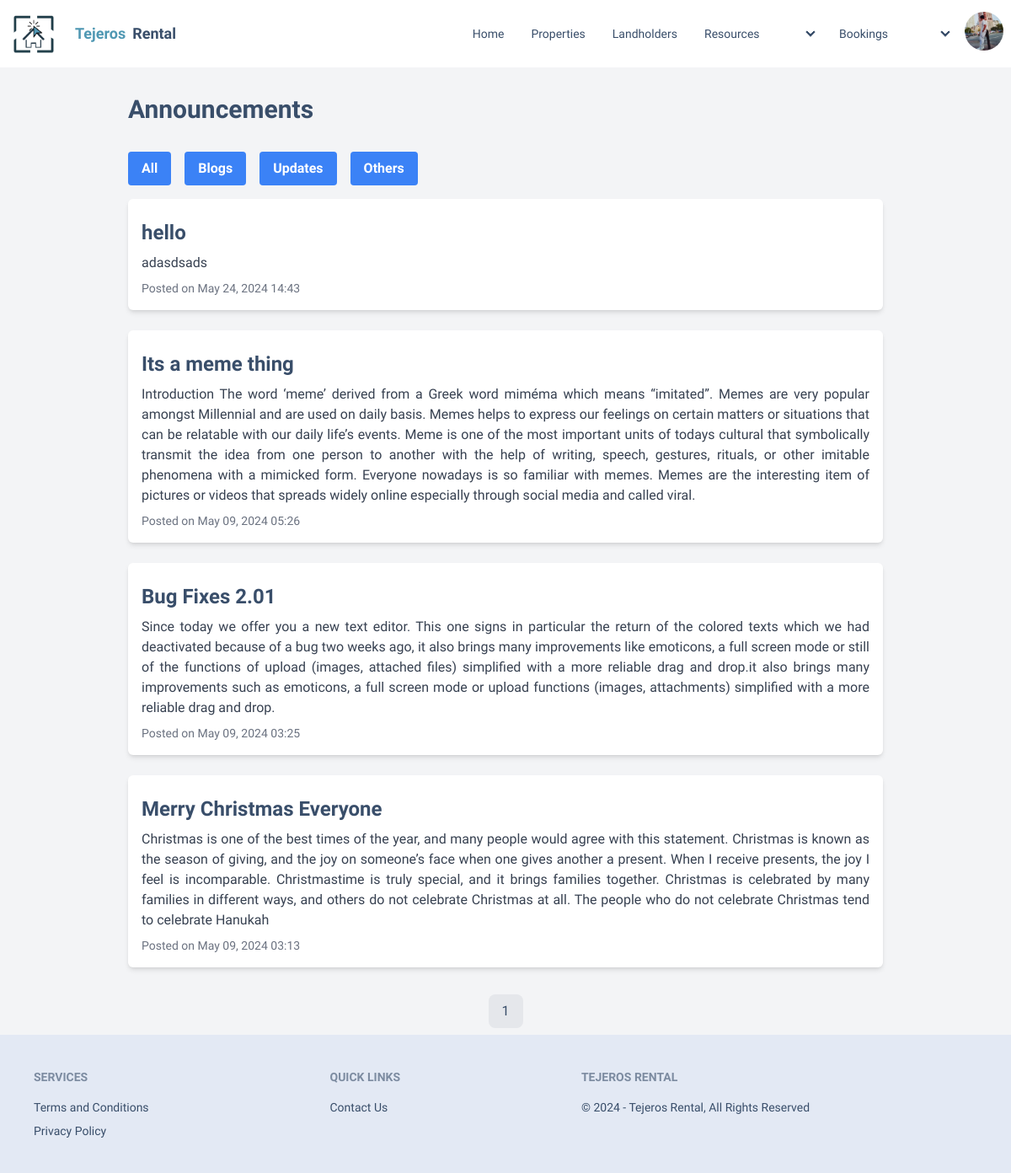
The page /announcements.php (signed in) on the database its author committed.
### tables this page shows
CREATE TABLE `users_tb` (
  `user_id` int(11) NOT NULL,
  `full_name` varchar(255) NOT NULL,
  `username` varchar(255) NOT NULL,
  `email` varchar(255) NOT NULL,
  `address` varchar(255) NOT NULL,
  `age` varchar(100) NOT NULL,
  `bio` varchar(255) NOT NULL,
  `mobile` varchar(20) NOT NULL,
  `password` varchar(255) NOT NULL,
  `role` int(11) NOT NULL DEFAULT 0,
  `created_at` timestamp NOT NULL DEFAULT current_timestamp() ON UPDATE current_timestamp(),
  `profile_picture` varchar(255) NOT NULL DEFAULT 'default-icon.jpg',
  `facebook` varchar(255) NOT NULL,
  `linkedin` varchar(255) NOT NULL,
  `instagram` varchar(255) NOT NULL,
  `code` varchar(255) NOT NULL,
  `updated_time` datetime NOT NULL DEFAULT current_timestamp(),
  `account_age` varchar(255) NOT NULL DEFAULT 'New User'
);

CREATE TABLE `announcements_tb` (
  `id` int(11) NOT NULL,
  `type` enum('Updates','Blogs','Others','') NOT NULL,
  `title` varchar(255) NOT NULL,
  `details` text NOT NULL,
  `posted_at` timestamp NOT NULL DEFAULT current_timestamp()
);

### announcements.php (the view, shortened to what this page needs)
<?php
@include 'components/connection.php';
$page = isset($_GET['page']) ? $_GET['page'] : 1;
$limit = 10;
$offset = ($page - 1) * $limit;
$typeFilter = isset($_GET['type']) ? $_GET['type'] : '';
?>
<!DOCTYPE html>
<html lang="en" data-theme="winter">
<head>
    <link rel="stylesheet" href="css/style.css">
    <link href="https://cdn.jsdelivr.net/npm/daisyui@4.8.0/dist/full.min.css" rel="stylesheet" type="text/css" />
    <script src="https://cdn.tailwindcss.com"></script>
    <link rel="stylesheet" href="https://unpkg.com/swiper@8/swiper-bundle.min.css" />
    <link rel="stylesheet" href="https://cdnjs.cloudflare.com/ajax/libs/font-awesome/6.1.1/css/all.min.css">
    <link href='https://unpkg.com/boxicons@2.1.4/css/boxicons.min.css' rel='stylesheet'>
</head>
<body class="bg-gray-100 flex flex-col">
    <?php include 'user/user-header.php' ?>
    <div class="px-6 sm:px-6 lg:px-8">
        <div class="max-w-4xl mx-auto">
            <h1 class="text-2xl sm:text-3xl font-bold my-6 sm:my-8">Announcements</h1>
            <div class="flex space-x-4 mb-4">
                <a href="?type=All" class="bg-blue-500 hover:bg-blue-600 text-white font-bold py-2 px-4 rounded">All</a>
                <a href="?type=Blogs" class="bg-blue-500 hover:bg-blue-600 text-white font-bold py-2 px-4 rounded">Blogs</a>
                <a href="?type=Updates" class="bg-blue-500 hover:bg-blue-600 text-white font-bold py-2 px-4 rounded">Updates</a>
                <a href="?type=Others" class="bg-blue-500 hover:bg-blue-600 text-white font-bold py-2 px-4 rounded">Others</a>
            </div>
            <?php
            $query = "SELECT * FROM announcements_tb";
            $query .= " ORDER BY posted_at DESC LIMIT $limit OFFSET $offset";
            $stmt = $conn->prepare($query);
            $stmt->execute();
            $announcements = $stmt->fetchAll(PDO::FETCH_ASSOC);
            if ($announcements) {
                foreach ($announcements as $announcement) {
                    echo '<div class="bg-white rounded-md shadow-md p-4 mb-6">';
                    echo '<h2 class="text-xl sm:text-2xl font-bold my-2">' . htmlspecialchars($announcement['title']) . '</h2>';
                    echo '<p class="text-gray-700 mb-2 text-justify">' . htmlspecialchars($announcement['details']) . '</p>';
                    echo '<p class="text-sm text-gray-500">Posted on ' . date('M d, Y H:i', strtotime($announcement['posted_at'])) . '</p>';
                    echo '</div>';
                }
            } else {
                echo '<div class="bg-white rounded-md shadow-md p-4 mb-6">';
                echo '<p class="text-gray-700 mb-2 text-center">No announcements found.</p>';
                echo '<img src="images/empty1.png" alt="Empty Illustration" class="mx-auto mt-4" style="max-width: 500px;">';
                echo '</div>';
            }
            $total_query = "SELECT COUNT(*) FROM announcements_tb";
            $total_stmt = $conn->query($total_query);
            $total_rows = $total_stmt->fetchColumn();
            $total_pages = ceil($total_rows / $limit);
            echo '<div class="flex justify-center mt-4">';
            for ($i = 1; $i <= $total_pages; $i++) {
                echo '<a href="?page=' . $i . ($typeFilter ? '&type=' . $typeFilter : '') . '" class="mx-1 my-2 px-4 py-2 rounded-lg bg-gray-200 hover:bg-blue-300">' . $i . '</a>';
            }
            echo '</div>';
            ?>
        </div>
    </div>
    <?php include 'user/user-footer.php' ?>
</body>
</html>

### user/user-header.php (shortened to what this page needs)
<?php
@include 'components/connection.php';
$isLoggedIn = isset($_SESSION['user_id']);
if (isset($_SESSION['user_id'])) {
    $user_id = $_SESSION['user_id'];
    $isLoggedIn = true;
    $select_profile = $conn->prepare("SELECT * FROM `users_tb` WHERE user_id = ?");
    $select_profile->execute([$user_id]);
    $fetch_profile = $select_profile->fetch(PDO::FETCH_ASSOC);
    $profile_picture = 'uploaded_image/' . $fetch_profile['profile_picture'];
}
?>
<div class="navbar bg-white sticky top-0 z-50" >
    <div class="flex-1">
    <img src="images/logo1.png" alt="Tejeros Rental Logo" class="p-2 h-16 w-16">
        <a href="loading-page-in.php" class="btn btn-ghost text-lg"><span style="color: #5098b3;">Tejeros</span>Rental</a>
    </div>
    <div class="navbar-center hidden lg:flex flex-2">
        <ul class="menu menu-horizontal px-1">
            <li><a href="loading-page-in.php">Home</a></li>
            <li><a href="properties.php">Properties</a></li>
            <li><a href="seller-list.php">Landholders</a></li>
            <li>
                <details class="w-40 z-10">
                    <summary>Resources</summary>
                </details>
            </li>
            <li>
                <details class="w-40 z-10">
                    <summary>Bookings</summary>
                </details>
            </li>
        </ul>
    </div>
    <div class="flex-none gap-6">
        <?php if ($isLoggedIn) : ?>
            <div class="dropdown dropdown-end">
                <div tabindex="0" role="button" class="btn btn-ghost btn-circle avatar">
                    <div class="w-20 rounded-full">
                        <img src="<?= $profile_picture ?>" alt="Profile Picture">
                    </div>
                </div>
            </div>
        <?php endif; ?>
    </div>
</div>

### css/style.css (style rules this page uses)
body { font-family: "PT Sans", sans-serif !important; background-color: var(--white-color); }

### rows shown on the page
users_tb: profile_picture (picture)
announcements_tb: title "hello", details "adasdsads", posted_at "May 24, 2024 14:43"
announcements_tb: title "Its a meme thing", details "Introduction The word ‘meme’ derived from a Greek word miméma which means “imitated”. Memes are very popular amongst Millennial and are used on daily basis. Memes helps to express our feelings on certain matters or situations that can be relatable with our daily life’s events. Meme is one of the most important units of todays cultural that symbolically transmit the idea from one person to another with the help of writing, speech, gestures, rituals, or other imitable phenomena with a mimicked form. Everyone nowadays is so familiar with memes. Memes are the interesting item of pictures or videos that spreads widely online especially through social media and called viral.", posted_at "May 09, 2024 05:26"
announcements_tb: title "Bug Fixes 2.01", details "Since today we offer you a new text editor. This one signs in particular the return of the colored texts which we had deactivated because of a bug two weeks ago, it also brings many improvements like emoticons, a full screen mode or still of the functions of upload (images, attached files) simplified with a more reliable drag and drop.it also brings many improvements such as emoticons, a full screen mode or upload functions (images, attachments) simplified with a more reliable drag and drop.", posted_at "May 09, 2024 03:25"
announcements_tb: title "Merry Christmas Everyone", details "Christmas is one of the best times of the year, and many people would agree with this statement. Christmas is known as the season of giving, and the joy on someone’s face when one gives another a present. When I receive presents, the joy I feel is incomparable. Christmastime is truly special, and it brings families together. Christmas is celebrated by many families in different ways, and others do not celebrate Christmas at all. The people who do not celebrate Christmas tend to celebrate Hanukah", posted_at "May 09, 2024 03:13"
